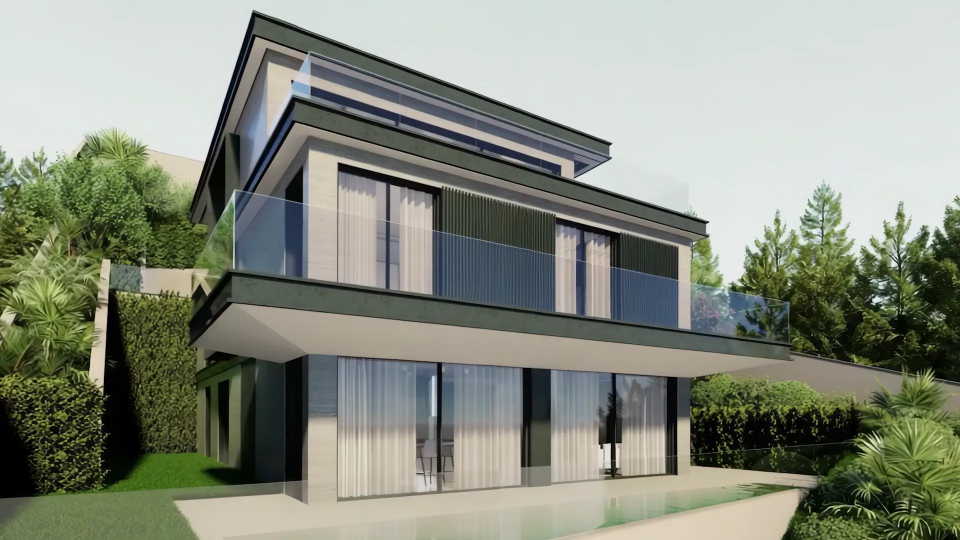
#> input picture assets/dusk/f000.webp, 1920 x 1080 px (shown at 1/2 size); its folder holds only this picture in this run
$ python make_sky_masks.py
#> lines starting #> are read from the running program, lines starting #| are printed output that depends on the picture; after the words box and inside, x2 and y2 are one past the last pixel; in counts of white or black regions, pixels touching at a corner belong together
"""
Sky masks for the opening night→day sequence (assets/dusk/f000–f053.webp).
For each frame: flood-fill the sky from the top edge, clean it up, and save
  assets/dusk-mask/fNNN.webp  — white with alpha = building/trees (sky transparent)
and assets/dusk-mask/sky.json — per-frame sky colours along the top edge (32 columns),
used to extend the sky above the frame so the BOHEMIA lettering can sit behind the roof.

    python tools/make_sky_masks.py
"""
import json, numpy as np, cv2
from pathlib import Path
ROOT = Path(__file__).resolve().parent.parent
SRC, OUT = ROOT / 'assets/dusk', ROOT / 'assets/dusk-mask'
OUT.mkdir(exist_ok=True)
sky_cols = []
for f in sorted(SRC.glob('f*.webp')):
    img = cv2.imread(str(f))                          # 1920x1080 BGR
#> img is the input picture: shape (1080, 1920, 3); mean B, G, R 127.6, 141.5, 136.4
    small = cv2.resize(img, (960, 540), interpolation=cv2.INTER_AREA)
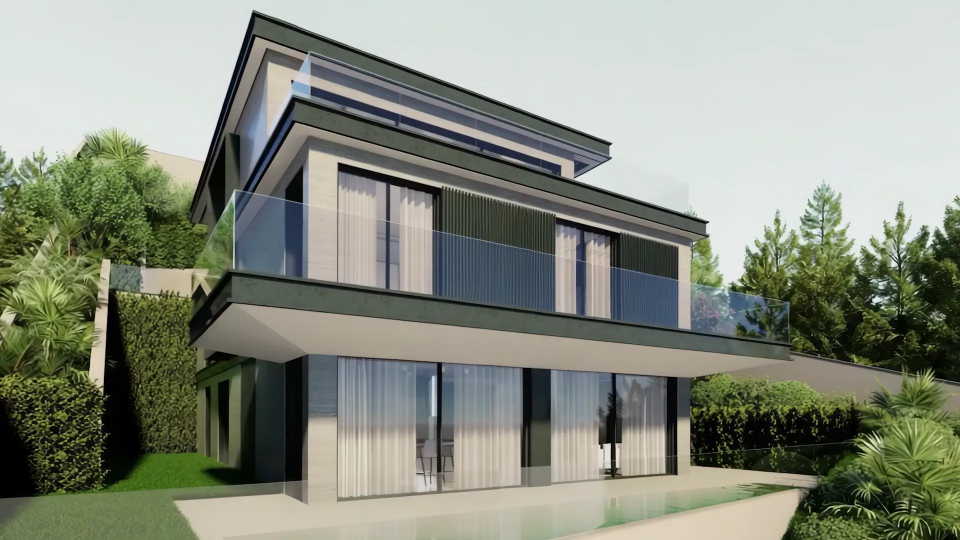
#> small: shape (540, 960, 3); mean B, G, R 127.7, 141.6, 136.5
    blur = cv2.bilateralFilter(small, 7, 30, 7)
    h, w = blur.shape[:2]
#> h = 540; w = 960
    mask = np.zeros((h + 2, w + 2), np.uint8)
    flags = 4 | cv2.FLOODFILL_MASK_ONLY | (255 << 8)  # neighbour-relative: follows gradients
    lab = cv2.cvtColor(blur, cv2.COLOR_BGR2LAB)
#> lab: shape (540, 960, 3); mean of channels 0, 1, 2 144.8, 123.7, 134.9
    for x in range(4, w - 4, 12):                     # seed along the top edge where it looks like sky
        if mask[1, x + 1]: continue
        L, a, b = lab[0, x].astype(int)
        cv2.floodFill(blur, mask, (x, 0), 0, (3, 3, 3), (3, 3, 3), flags)
#> this loop made 80 passes
#> (L, a, b) on pass 1: (229, 125, 128)
    sky = mask[1:-1, 1:-1]
    # drop seeds that grew into the building/trees: keep regions that are mostly bright/blueish relative to the frame
    sky = cv2.morphologyEx(sky, cv2.MORPH_OPEN, np.ones((3, 3), np.uint8))
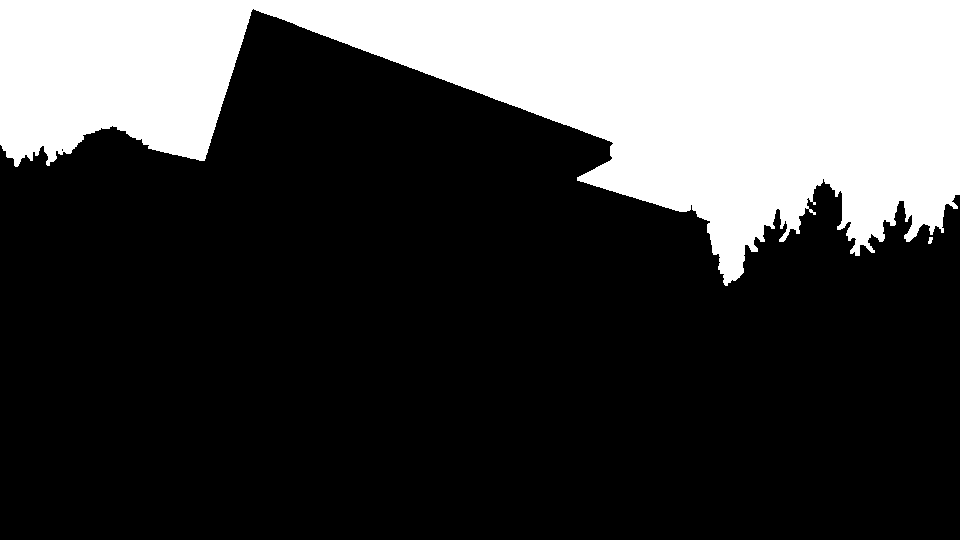
#> sky: shape (540, 960); 27% white; 2 white regions, box (x1, y1, x2, y2) and area: (0, 0, 960, 286) 139939, (928, 237, 933, 244) 26
    sky = cv2.morphologyEx(sky, cv2.MORPH_CLOSE, np.ones((5, 5), np.uint8))
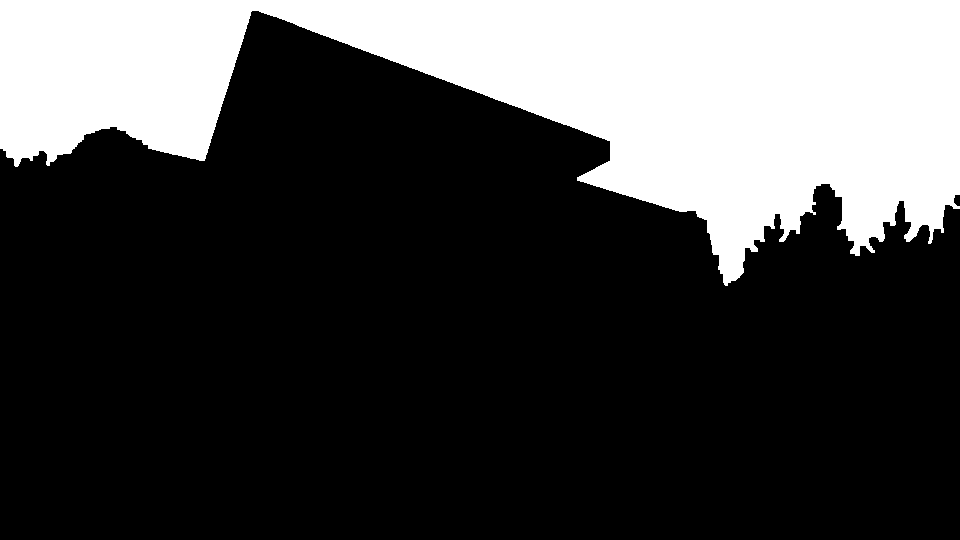
#> sky: shape (540, 960); 27.1% white; 1 white region, box (x1, y1, x2, y2) and area: (0, 0, 960, 286) 140371
    fg = 255 - sky
    fg = cv2.resize(fg, (1920, 1080), interpolation=cv2.INTER_LINEAR)
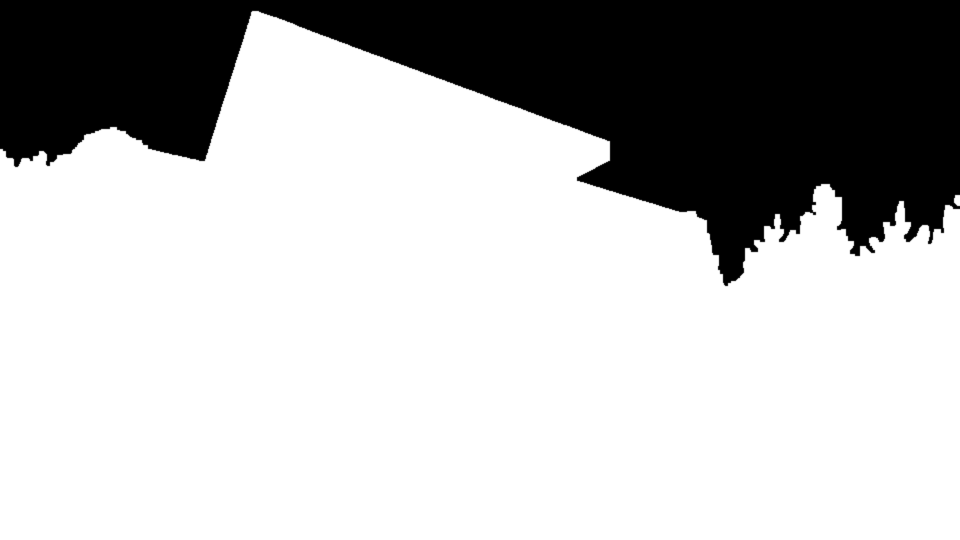
#> fg: shape (1080, 1920) (shown at 1/2 size); min 0, max 255, mean 186
    fg = cv2.GaussianBlur(fg, (3, 3), 0)
    rgba = np.dstack([np.full_like(fg, 255)] * 3 + [fg])
    cv2.imwrite(str(OUT / (f.stem + '.webp')), rgba, [cv2.IMWRITE_WEBP_QUALITY, 90])
    # sky colour per column along the top band (fill gaps under roof/trees by interpolation)
    band = small[:6]; bmask = sky[:6] > 0
    cols = []
    for c in range(32):
        x0, x1 = c * w // 32, (c + 1) * w // 32
        px = band[:, x0:x1][bmask[:, x0:x1]]
        cols.append(px.mean(axis=0)[::-1].round().tolist() if len(px) else None)
#> after the loop, cols = 32 items, first 6: [220, 227, 225], [220, 227, 225], [219, 226, 224], [217, 224, 221], [216, 224, 221], [216, 224, 221]
    known = [i for i, v in enumerate(cols) if v]
#> known = 32 values from 0 to 31
    for i, v in enumerate(cols):
        if v is None:
            j = min(known, key=lambda k: abs(k - i)); cols[i] = cols[j]
#> this loop made 32 passes
#> v on passes 1 to 12: [220, 227, 225], [220, 227, 225], [219, 226, 224], [217, 224, 221], [216, 224, 221], [216, 224, 221], [216, 224, 220], [216, 224, 220], [216, 224, 221], [215, 223, 219], [215, 223, 220], [215, 224, 220]
    sky_cols.append([[int(c) for c in v] for v in cols])
    print(f.stem, f'sky {sky.mean() / 2.55:.0f}%')
#| f000 sky 27%
json.dump(sky_cols, open(OUT / 'sky.json', 'w'))
